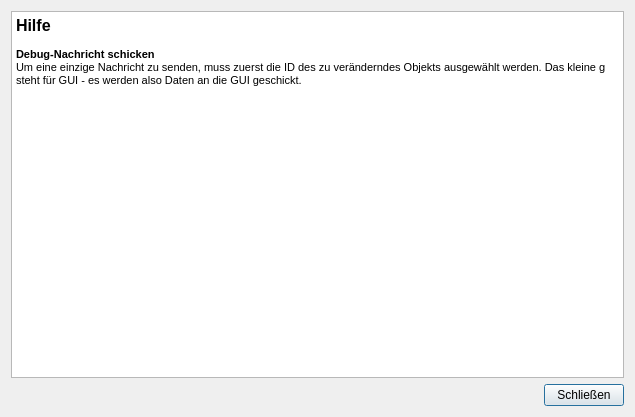
<?xml version="1.0" encoding="UTF-8"?>
<ui version="4.0">
 <class>Dialog</class>
 <widget class="QDialog" name="Dialog">
  <property name="geometry">
   <rect>
    <x>0</x>
    <y>0</y>
    <width>635</width>
    <height>417</height>
   </rect>
  </property>
  <property name="windowTitle">
   <string>Hilfe</string>
  </property>
  <layout class="QHBoxLayout" name="horizontalLayout">
   <item>
    <layout class="QVBoxLayout" name="verticalLayout">
     <property name="leftMargin">
      <number>0</number>
     </property>
     <item>
      <widget class="QTextBrowser" name="textBrowser">
       <property name="enabled">
        <bool>true</bool>
       </property>
       <property name="autoFillBackground">
        <bool>false</bool>
       </property>
       <property name="html">
        <string>&lt;!DOCTYPE HTML PUBLIC &quot;-//W3C//DTD HTML 4.0//EN&quot; &quot;http://www.w3.org/TR/REC-html40/strict.dtd&quot;&gt;
&lt;html&gt;&lt;head&gt;&lt;meta name=&quot;qrichtext&quot; content=&quot;1&quot; /&gt;&lt;style type=&quot;text/css&quot;&gt;
p, li { white-space: pre-wrap; }
&lt;/style&gt;&lt;/head&gt;&lt;body style=&quot; font-family:'MS Shell Dlg 2'; font-size:8.25pt; font-weight:400; font-style:normal;&quot;&gt;
&lt;p style=&quot; margin-top:0px; margin-bottom:0px; margin-left:0px; margin-right:0px; -qt-block-indent:0; text-indent:0px;&quot;&gt;&lt;span style=&quot; font-size:12pt; font-weight:600;&quot;&gt;Hilfe&lt;/span&gt;&lt;/p&gt;
&lt;p style=&quot;-qt-paragraph-type:empty; margin-top:0px; margin-bottom:0px; margin-left:0px; margin-right:0px; -qt-block-indent:0; text-indent:0px; font-weight:600;&quot;&gt;&lt;br /&gt;&lt;/p&gt;
&lt;p style=&quot; margin-top:0px; margin-bottom:0px; margin-left:0px; margin-right:0px; -qt-block-indent:0; text-indent:0px;&quot;&gt;&lt;span style=&quot; font-weight:600;&quot;&gt;Debug-Nachricht schicken&lt;/span&gt;&lt;/p&gt;
&lt;p style=&quot; margin-top:0px; margin-bottom:0px; margin-left:0px; margin-right:0px; -qt-block-indent:0; text-indent:0px;&quot;&gt;Um eine einzige Nachricht zu senden, muss zuerst die ID des zu veränderndes Objekts ausgewählt werden. Das kleine g steht für GUI - es werden also Daten an die GUI geschickt.&lt;/p&gt;&lt;/body&gt;&lt;/html&gt;</string>
       </property>
      </widget>
     </item>
     <item>
      <layout class="QHBoxLayout" name="horizontalLayout_2">
       <item>
        <spacer name="horizontalSpacer">
         <property name="orientation">
          <enum>Qt::Horizontal</enum>
         </property>
         <property name="sizeHint" stdset="0">
          <size>
           <width>40</width>
           <height>20</height>
          </size>
         </property>
        </spacer>
       </item>
       <item>
        <widget class="QPushButton" name="pushButton">
         <property name="text">
          <string>Schließen</string>
         </property>
        </widget>
       </item>
      </layout>
     </item>
    </layout>
   </item>
  </layout>
 </widget>
 <resources/>
 <connections/>
</ui>
